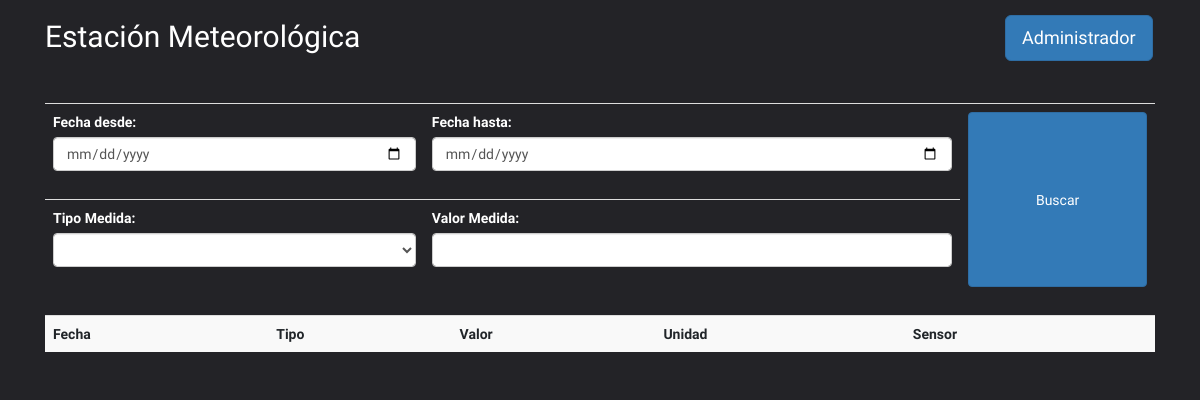
Before: /inicio.php with the older database file.
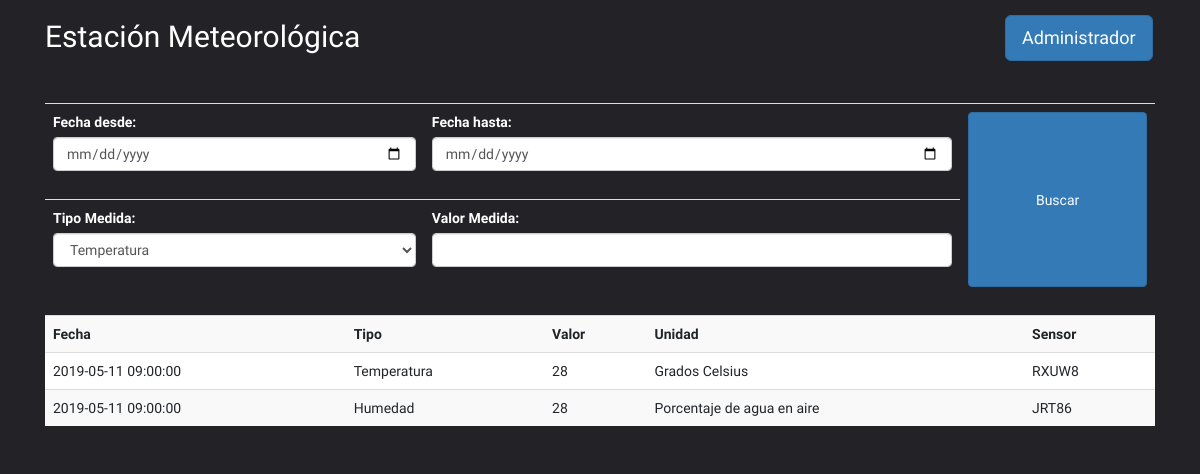
After: the same page with the newer database file.
### tables this page shows
CREATE TABLE `medidas` (
  `Sensores_Id` int(11) NOT NULL,
  `Variables_Id` int(11) NOT NULL,
  `Fecha_Hora` timestamp NOT NULL DEFAULT CURRENT_TIMESTAMP ON UPDATE CURRENT_TIMESTAMP,
  `Valor` varchar(45) NOT NULL,
  PRIMARY KEY (`Sensores_Id`,`Variables_Id`,`Fecha_Hora`),
  KEY `fk_Sensores_has_Variables_Variable_meteorolo_idx` (`Variables_Id`),
  KEY `fk_Sensores_has_Variables_Sensores1_idx` (`Sensores_Id`),
  CONSTRAINT `fk_Sensores_has_Variables_Sensores1` FOREIGN KEY (`Sensores_Id`) REFERENCES `sensores` (`Id`) ON DELETE NO ACTION ON UPDATE NO ACTION,
  CONSTRAINT `fk_Sensores_has_Variables_Variable_meteorologi1` FOREIGN KEY (`Variables_Id`) REFERENCES `variables` (`Id`) ON DELETE NO ACTION ON UPDATE NO ACTION
);

CREATE TABLE `variables` (
  `Id` int(11) NOT NULL AUTO_INCREMENT,
  `Nombre` varchar(45) NOT NULL,
  `Ud_Med` varchar(45) NOT NULL,
  PRIMARY KEY (`Id`)
);

CREATE TABLE `sensores` (
  `Id` int(11) NOT NULL AUTO_INCREMENT,
  `Id_Estacion` int(11) NOT NULL,
  `Modelo` varchar(45) NOT NULL,
  `Nombre` varchar(250) NOT NULL,
  PRIMARY KEY (`Id`),
  KEY `fk_estacion_Sensores` (`Id_Estacion`),
  CONSTRAINT `fk_estacion_Sensores` FOREIGN KEY (`Id_Estacion`) REFERENCES `estaciones` (`Id`) ON DELETE NO ACTION ON UPDATE NO ACTION
);

### inicio.php (the view, shortened to what this page needs)
<!DOCTYPE html>
<html>
<head>
            <link rel="stylesheet"
            href="https://stackpath.bootstrapcdn.com/bootstrap/4.3.1/css/bootstrap.min.css"
>
<link rel="stylesheet" href="https://maxcdn.bootstrapcdn.com/bootstrap/3.3.7/css/bootstrap.min.css">
</head>
<body style="background-color: #232327; color: white">
<div class="container" >
            <div style="position: relative; float: left; width: 350px"><h2>Estación Meteorológica</h2></div>
			<div style="position: relative; float: right; padding-top: 15px; width: 150px"><a href="#myModal" class="btn btn-primary btn-lg" data-toggle="modal">Administrador</a>
			</div>
			<div style="position: relative; clear: both">
			<br/><br/>
            <form action="inicio.php" method="post">
			<table style="border: 0px"class="table">
					<tr>
						<td>
							<div class="form-group">
                    			<label style="color: white" for="fechades" >Fecha desde: </label>
                    			<input type="date" class="form-control" name="fecdes" id="fecdes" required>
							</div>
						</td>
						<td>
							<div class="form-group">
                    			<label style="color: white" for="fechahas">Fecha hasta: </label>
                    			<input type="date" class="form-control" name="fechahas" id="fechahas" required>
                			</div>
						</td>
						<td rowspan="2">
							<div>
                    			<input style="height: 175px" type="submit" class="btn btn-primary btn-block" value="Buscar">
							</div>
						</td>
					</tr>
					<tr>
						<td>
							<div class="form-group">
                    			<label style="color: white" for="medida">Tipo Medida: </label>
                    			<select name="medida" class="form-control">
							</div>
								<?php
								$conexion = mysqli_connect("localhost", "root", "", "estacion")
									or die("Problemas de conexion");
								$registros = mysqli_query($conexion, "SELECT Id, Nombre FROM variables")
									or die("Problemas en el select".mysqli_error($conexion));
								while ($reg = mysqli_fetch_array($registros)) {
									echo "<option value='$reg[Nombre]'>$reg[Nombre]</option>";
								}
							?>
						</td>
						<td>
							<div class="form-group">
                    			<label style="color: white" for="valormed">Valor Medida: </label>
                    			<input type="number" class="form-control" name="valormed" id="valormed">
                			</div>
						</td>
					</tr>
				</table>
            </form>
<?php
$conexion = mysqli_connect("localhost", "root", "", "estacion") or die("Problemas con la conexión");
$registros = mysqli_query($conexion, "SELECT me.Fecha_Hora, va.Nombre, me.Valor, va.Ud_Med, se.Modelo
                                        FROM medidas as me INNER JOIN sensores as se on me.Sensores_Id = se.Id
                                        INNER JOIN variables as va on me.Variables_Id = va.Id")
    or die("Problemas en la consulta:".mysqli_error($conexion));
echo "<table class='table table-striped' style='background-color: white'>";
echo "<tr><th>Fecha</th><th>Tipo</th><th>Valor</th><th>Unidad</th><th>Sensor</th>";
while ($reg = mysqli_fetch_array($registros)) {
    echo "<tr>";
        echo "<td>" . $reg['Fecha_Hora'] . "</td>";
        echo "<td>" . $reg['Nombre'] . "</td>";
        echo "<td>" . $reg['Valor'] . "</td>";
        echo "<td>" . $reg['Ud_Med'] . "</td>";
        echo "<td>" . $reg['Modelo'] . "</td>";
    echo "</tr>";
}
echo "</table>";
?>
</body>
</html>

### inicio.php (style rules this page uses)
body { font-family: 'Varela Round', sans-serif; }

Changed rows visible on the page:
added medidas: Fecha_Hora "2019-05-11 09:00:00", Variables_Id.Nombre "Temperatura", Valor "28", Variables_Id.Ud_Med "Grados Celsius", Sensores_Id.Modelo "RXUW8"
added medidas: Fecha_Hora "2019-05-11 09:00:00", Variables_Id.Nombre "Humedad", Valor "28", Variables_Id.Ud_Med "Porcentaje de agua en aire", Sensores_Id.Modelo "JRT86"
Other visible differences:
form field medida: (not shown) → "Temperatura"
